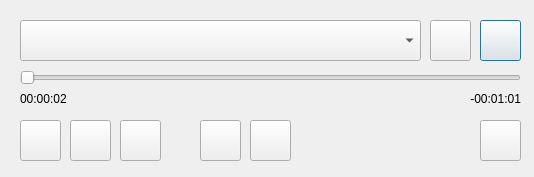
<?xml version="1.0" encoding="UTF-8"?>
<ui version="4.0">
 <class>PlaybackControls</class>
 <widget class="QDialog" name="PlaybackControls">
  <property name="geometry">
   <rect>
    <x>0</x>
    <y>0</y>
    <width>534</width>
    <height>177</height>
   </rect>
  </property>
  <property name="windowTitle">
   <string>Playback Controls</string>
  </property>
  <widget class="QLabel" name="lblPlaybackPosition">
   <property name="geometry">
    <rect>
     <x>20</x>
     <y>90</y>
     <width>181</width>
     <height>17</height>
    </rect>
   </property>
   <property name="text">
    <string>00:00:02</string>
   </property>
  </widget>
  <widget class="QSlider" name="sliderPlaybackPosition">
   <property name="geometry">
    <rect>
     <x>20</x>
     <y>70</y>
     <width>501</width>
     <height>16</height>
    </rect>
   </property>
   <property name="orientation">
    <enum>Qt::Horizontal</enum>
   </property>
  </widget>
  <widget class="QPushButton" name="btnNextTrack">
   <property name="geometry">
    <rect>
     <x>480</x>
     <y>20</y>
     <width>41</width>
     <height>41</height>
    </rect>
   </property>
   <property name="toolTip">
    <string>Next</string>
   </property>
   <property name="text">
    <string/>
   </property>
   <property name="icon">
    <iconset resource="icons.qrc">
     <normaloff>:/icons/media-skip-forward.png</normaloff>:/icons/media-skip-forward.png</iconset>
   </property>
   <property name="iconSize">
    <size>
     <width>22</width>
     <height>22</height>
    </size>
   </property>
  </widget>
  <widget class="QPushButton" name="btnPreviousTrack">
   <property name="geometry">
    <rect>
     <x>430</x>
     <y>20</y>
     <width>41</width>
     <height>41</height>
    </rect>
   </property>
   <property name="toolTip">
    <string>Previous</string>
   </property>
   <property name="text">
    <string/>
   </property>
   <property name="icon">
    <iconset resource="icons.qrc">
     <normaloff>:/icons/media-skip-backward.png</normaloff>:/icons/media-skip-backward.png</iconset>
   </property>
   <property name="iconSize">
    <size>
     <width>22</width>
     <height>22</height>
    </size>
   </property>
  </widget>
  <widget class="QLabel" name="lblRemainingTime">
   <property name="geometry">
    <rect>
     <x>340</x>
     <y>90</y>
     <width>181</width>
     <height>17</height>
    </rect>
   </property>
   <property name="text">
    <string>-00:01:01</string>
   </property>
   <property name="alignment">
    <set>Qt::AlignRight|Qt::AlignTrailing|Qt::AlignVCenter</set>
   </property>
  </widget>
  <widget class="QPushButton" name="btnFastForward">
   <property name="geometry">
    <rect>
     <x>250</x>
     <y>120</y>
     <width>41</width>
     <height>41</height>
    </rect>
   </property>
   <property name="toolTip">
    <string>Fast Forward</string>
   </property>
   <property name="text">
    <string/>
   </property>
   <property name="icon">
    <iconset resource="icons.qrc">
     <normaloff>:/icons/media-seek-forward.png</normaloff>:/icons/media-seek-forward.png</iconset>
   </property>
   <property name="iconSize">
    <size>
     <width>22</width>
     <height>22</height>
    </size>
   </property>
  </widget>
  <widget class="QPushButton" name="btnStop">
   <property name="geometry">
    <rect>
     <x>120</x>
     <y>120</y>
     <width>41</width>
     <height>41</height>
    </rect>
   </property>
   <property name="toolTip">
    <string>Stop</string>
   </property>
   <property name="text">
    <string/>
   </property>
   <property name="icon">
    <iconset resource="icons.qrc">
     <normaloff>:/icons/media-playback-stop.png</normaloff>:/icons/media-playback-stop.png</iconset>
   </property>
   <property name="iconSize">
    <size>
     <width>22</width>
     <height>22</height>
    </size>
   </property>
  </widget>
  <widget class="QPushButton" name="btnPause">
   <property name="geometry">
    <rect>
     <x>70</x>
     <y>120</y>
     <width>41</width>
     <height>41</height>
    </rect>
   </property>
   <property name="toolTip">
    <string>Pause</string>
   </property>
   <property name="text">
    <string/>
   </property>
   <property name="icon">
    <iconset resource="icons.qrc">
     <normaloff>:/icons/media-playback-pause.png</normaloff>:/icons/media-playback-pause.png</iconset>
   </property>
   <property name="iconSize">
    <size>
     <width>22</width>
     <height>22</height>
    </size>
   </property>
  </widget>
  <widget class="QPushButton" name="btnRewind">
   <property name="geometry">
    <rect>
     <x>200</x>
     <y>120</y>
     <width>41</width>
     <height>41</height>
    </rect>
   </property>
   <property name="toolTip">
    <string>Rewind</string>
   </property>
   <property name="text">
    <string/>
   </property>
   <property name="icon">
    <iconset resource="icons.qrc">
     <normaloff>:/icons/media-seek-backward.png</normaloff>:/icons/media-seek-backward.png</iconset>
   </property>
   <property name="iconSize">
    <size>
     <width>22</width>
     <height>22</height>
    </size>
   </property>
  </widget>
  <widget class="QPushButton" name="btnPlay">
   <property name="geometry">
    <rect>
     <x>20</x>
     <y>120</y>
     <width>41</width>
     <height>41</height>
    </rect>
   </property>
   <property name="toolTip">
    <string>Play</string>
   </property>
   <property name="text">
    <string/>
   </property>
   <property name="icon">
    <iconset resource="icons.qrc">
     <normaloff>:/icons/media-playback-start.png</normaloff>:/icons/media-playback-start.png</iconset>
   </property>
   <property name="iconSize">
    <size>
     <width>22</width>
     <height>22</height>
    </size>
   </property>
  </widget>
  <widget class="QComboBox" name="cbTrackList">
   <property name="geometry">
    <rect>
     <x>20</x>
     <y>20</y>
     <width>401</width>
     <height>41</height>
    </rect>
   </property>
   <property name="toolTip">
    <string>Current track</string>
   </property>
  </widget>
  <widget class="QPushButton" name="btnClose">
   <property name="geometry">
    <rect>
     <x>480</x>
     <y>120</y>
     <width>41</width>
     <height>41</height>
    </rect>
   </property>
   <property name="toolTip">
    <string>Leave playback controls</string>
   </property>
   <property name="text">
    <string/>
   </property>
   <property name="icon">
    <iconset resource="icons.qrc">
     <normaloff>:/icons/quit.png</normaloff>:/icons/quit.png</iconset>
   </property>
   <property name="iconSize">
    <size>
     <width>22</width>
     <height>22</height>
    </size>
   </property>
  </widget>
 </widget>
 <tabstops>
  <tabstop>btnPlay</tabstop>
  <tabstop>btnPause</tabstop>
  <tabstop>btnStop</tabstop>
  <tabstop>btnRewind</tabstop>
  <tabstop>btnFastForward</tabstop>
  <tabstop>btnClose</tabstop>
  <tabstop>cbTrackList</tabstop>
  <tabstop>btnPreviousTrack</tabstop>
  <tabstop>btnNextTrack</tabstop>
  <tabstop>sliderPlaybackPosition</tabstop>
 </tabstops>
 <resources>
  <include location="icons.qrc"/>
 </resources>
 <connections>
  <connection>
   <sender>btnPlay</sender>
   <signal>clicked()</signal>
   <receiver>PlaybackControls</receiver>
   <slot>onPlay()</slot>
   <hints>
    <hint type="sourcelabel">
     <x>89</x>
     <y>164</y>
    </hint>
    <hint type="destinationlabel">
     <x>74</x>
     <y>197</y>
    </hint>
   </hints>
  </connection>
  <connection>
   <sender>btnPause</sender>
   <signal>clicked()</signal>
   <receiver>PlaybackControls</receiver>
   <slot>onPause()</slot>
   <hints>
    <hint type="sourcelabel">
     <x>141</x>
     <y>159</y>
    </hint>
    <hint type="destinationlabel">
     <x>78</x>
     <y>222</y>
    </hint>
   </hints>
  </connection>
  <connection>
   <sender>btnStop</sender>
   <signal>clicked()</signal>
   <receiver>PlaybackControls</receiver>
   <slot>onStop()</slot>
   <hints>
    <hint type="sourcelabel">
     <x>180</x>
     <y>161</y>
    </hint>
    <hint type="destinationlabel">
     <x>80</x>
     <y>255</y>
    </hint>
   </hints>
  </connection>
  <connection>
   <sender>btnRewind</sender>
   <signal>clicked()</signal>
   <receiver>PlaybackControls</receiver>
   <slot>onRewind()</slot>
   <hints>
    <hint type="sourcelabel">
     <x>34</x>
     <y>161</y>
    </hint>
    <hint type="destinationlabel">
     <x>36</x>
     <y>248</y>
    </hint>
   </hints>
  </connection>
  <connection>
   <sender>btnFastForward</sender>
   <signal>clicked()</signal>
   <receiver>PlaybackControls</receiver>
   <slot>onFastForward()</slot>
   <hints>
    <hint type="sourcelabel">
     <x>235</x>
     <y>159</y>
    </hint>
    <hint type="destinationlabel">
     <x>117</x>
     <y>213</y>
    </hint>
   </hints>
  </connection>
  <connection>
   <sender>btnNextTrack</sender>
   <signal>clicked()</signal>
   <receiver>PlaybackControls</receiver>
   <slot>onNextTrack()</slot>
   <hints>
    <hint type="sourcelabel">
     <x>362</x>
     <y>165</y>
    </hint>
    <hint type="destinationlabel">
     <x>186</x>
     <y>196</y>
    </hint>
   </hints>
  </connection>
  <connection>
   <sender>btnPreviousTrack</sender>
   <signal>clicked()</signal>
   <receiver>PlaybackControls</receiver>
   <slot>onPreviousTrack()</slot>
   <hints>
    <hint type="sourcelabel">
     <x>304</x>
     <y>173</y>
    </hint>
    <hint type="destinationlabel">
     <x>284</x>
     <y>159</y>
    </hint>
   </hints>
  </connection>
  <connection>
   <sender>sliderPlaybackPosition</sender>
   <signal>sliderReleased()</signal>
   <receiver>PlaybackControls</receiver>
   <slot>onSeekToSliderPosition()</slot>
   <hints>
    <hint type="sourcelabel">
     <x>162</x>
     <y>98</y>
    </hint>
    <hint type="destinationlabel">
     <x>179</x>
     <y>54</y>
    </hint>
   </hints>
  </connection>
  <connection>
   <sender>cbTrackList</sender>
   <signal>currentIndexChanged(int)</signal>
   <receiver>PlaybackControls</receiver>
   <slot>onTrackActivated(int)</slot>
   <hints>
    <hint type="sourcelabel">
     <x>83</x>
     <y>38</y>
    </hint>
    <hint type="destinationlabel">
     <x>99</x>
     <y>127</y>
    </hint>
   </hints>
  </connection>
  <connection>
   <sender>btnClose</sender>
   <signal>clicked()</signal>
   <receiver>PlaybackControls</receiver>
   <slot>accept()</slot>
   <hints>
    <hint type="sourcelabel">
     <x>497</x>
     <y>139</y>
    </hint>
    <hint type="destinationlabel">
     <x>435</x>
     <y>137</y>
    </hint>
   </hints>
  </connection>
 </connections>
 <slots>
  <slot>onPlay()</slot>
  <slot>onPause()</slot>
  <slot>onStop()</slot>
  <slot>onRewind()</slot>
  <slot>onFastForward()</slot>
  <slot>onPreviousTrack()</slot>
  <slot>onNextTrack()</slot>
  <slot>onSeekToSliderPosition()</slot>
  <slot>onTrackActivated(int)</slot>
 </slots>
</ui>
